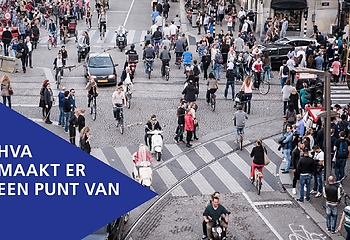
#> input picture images/hva_punt.jpg, 350 x 240 px; its folder holds only this picture in this run
$ python ImageTinder.py
#> lines starting #> are read from the running program, lines starting #| are printed output that depends on the picture
import cv2
import glob
import os
import ctypes

image_list=[]
filename_list = []

abspath = os.path.abspath(__file__)
dname = os.path.dirname(abspath)
os.chdir(dname + '/Images')

for filename in glob.glob("*.jpg"):
    img = cv2.imread(filename)
#> img is the input picture: shape (240, 350, 3); mean B, G, R 136.8, 118.1, 119.7
    imS = cv2.resize(img, (960, 540))
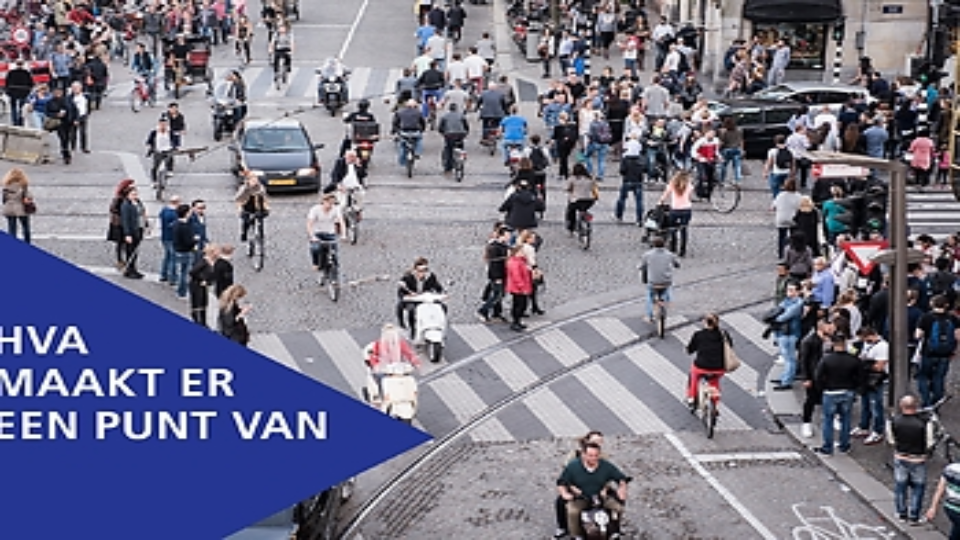
#> imS: shape (540, 960, 3); mean B, G, R 136.6, 118, 119.5
    image_list.append(img)
    filename_list.append(filename)
    written = False
    while written == False:
        cv2.imshow('image', imS)
        key = cv2.waitKey(0)
#> (key Esc is pressed here)
        char_key = chr(key%256)
        path = char_key  + '/' + str(filename)
        if os.path.isdir(char_key):
            cv2.imwrite(path, img)
            written = True
        else:
#> (the run stopped early here; a loop or call above may not have finished)

$ run again, on images/leeuwenburg.jpg
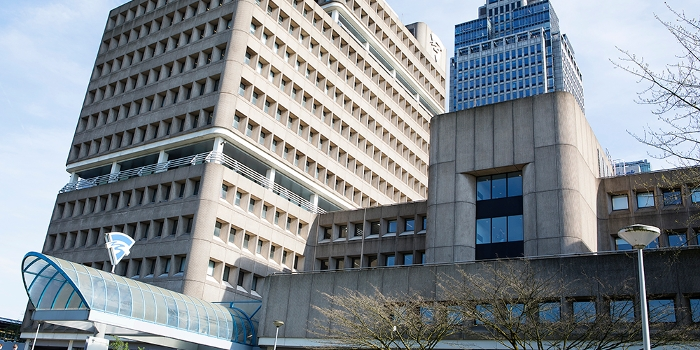
#> input picture images/leeuwenburg.jpg, 700 x 350 px
#> img is the input picture: shape (350, 700, 3); mean B, G, R 145.4, 139.7, 132.9
#> `imS = cv2.resize(img, (960, 540))`:
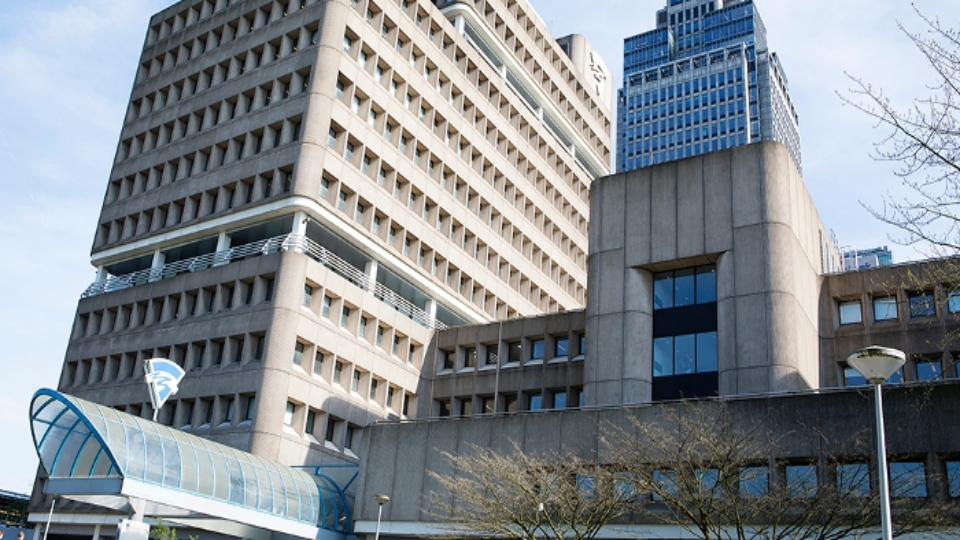
#> imS: shape (540, 960, 3); mean B, G, R 145.3, 139.5, 132.8
